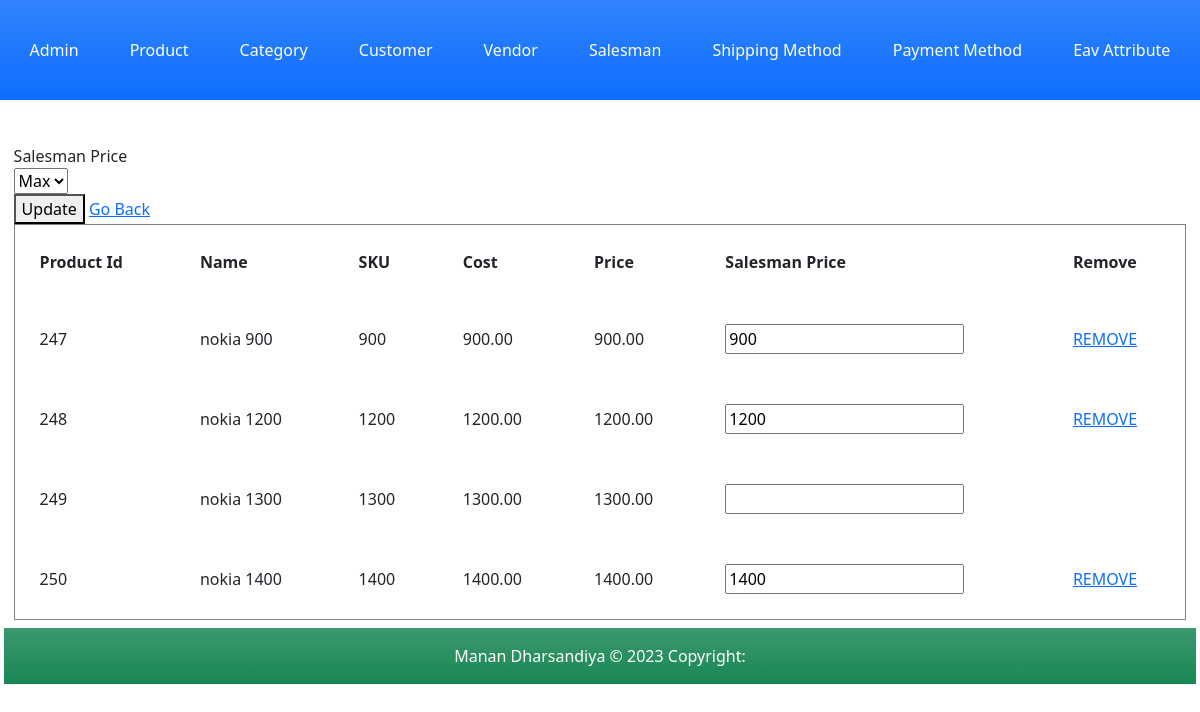
/Index.php?c=salesman_price&a=grid&id=16, run on the app's committed database.
### tables this page shows
CREATE TABLE `product` (
  `product_id` int(11) NOT NULL,
  `name` varchar(255) NOT NULL,
  `sku` varchar(50) NOT NULL,
  `cost` decimal(10,2) NOT NULL,
  `price` decimal(10,2) NOT NULL,
  `quantity` int(5) DEFAULT 100,
  `status` tinyint(4) NOT NULL,
  `created_at` datetime NOT NULL,
  `updated_at` datetime NOT NULL
);

### Block/Core/Template.php (called while the page is built, shortened)
<?php
class Block_Core_Template extends Model_Core_View
{
	protected $children =  [];
	public function getChildren()
	{
		return $this->children;
	}
	public function addChild($key, $value)
	{
		$this->children[$key] = $value;
		return $this;
	}
}
?>

### Model/Core/View.php (called while the page is built, shortened)
<?php
class Model_Core_View
{
	protected $template = null;
	public function setTemplate($template)
	{
		$this->template = $template;
		return $this;
	}
	public function getTemplate()
	{
		return $this->template;
	}
	public function render()
	{
		require 'View' . DS . $this->getTemplate();
	}
	public function getUrl($action = null, $controller = null, $params = [], $resetParam = false)
	{
		return Ccc::getModel('Core_Url')->getUrl($action, $controller, $params, $resetParam);
	}
}
?>

### Controller/Salesman/Price.php (called while the page is built, shortened)
<?php
class Controller_Salesman_Price extends Controller_Core_Action
{
	public function gridAction()
	{
		try {
			$layout = $this->getLayout();
			$layout->addContent('grid', $layout->createBlock('Salesman_Price_Grid'));
			$layout->render();
		} catch (Exception $e) {
		}
	}
}
?>

### Controller/Core/Front.php (called while the page is built, shortened)
<?php
class Controller_Core_Front
{
	public function init()
	{
		$request = Ccc::getModel('Core_Request');
		$controller = new $controllerClassName();
		$actionName = $request->getActionName().'Action';
		$controller->$actionName();
	}
}
?>

### Index.php (called while the page is built, shortened)
<?php
spl_autoload_register(function ($className) {
    $classPath = str_replace('_', '/', $className);
});
class Ccc
{
	public static function init()
	{
		$front = new Controller_Core_Front();
		$front->init();
	}
	public static function getModel($className)
	{
		return new $className();
	}
}
Ccc::init();
?>

### Model/Core/Url.php (called while the page is built, shortened)
<?php
class Model_Core_Url
{
	public function getUrl($action = null, $controller = null, $params = [], $resetParam = false)
	{
		$request = Ccc::getModel('Core_Request');
		$final = $request->getParams();
		if ($resetParam) {
			$final = [];
		}
		if ($controller) {
			$final['c'] = $controller;
		}
		else {
			$final['c'] = $request->getControllerName();
		}
		if ($action) {
			$final['a'] = $action;
		}
		else {
			$final['a'] = $request->getActionName();
		}
		if ($params) {
			$final = array_merge($final, $params);
		}
		$queryString = http_build_query($final);
		$url = $_SERVER['REQUEST_SCHEME'] . "://" . $_SERVER['HTTP_HOST'] . $_SERVER['SCRIPT_NAME'] . "?" . $queryString;
		return $url;
	}
}
?>

### Model/Core/Request.php (called while the page is built, shortened)
<?php
class Model_Core_Request
{
	public function getParams($key=null, $value=null)
	{
		if ($key == null) {
			return $_GET;
		}
		if (array_key_exists($key, $_GET)) {
			return $_GET[$key];
		}
		return $value;
	}
	public function getControllerName()
	{
		return $this->getParams('c', 'product');
	}
}
?>

### Model/Core/Table.php (called while the page is built, shortened)
<?php
class Model_Core_Table
{
	protected $data = [];
	protected $resource = null;
	public function setResourceClass($resourceClass)
	{
		return $this;
	}
	public function setResource($resource)
	{
		$this->resource = $resource;
		return $this;
	}
	public function getResource()
	{
		if ($this->resource) {
			return $this->resource;
		}
		$resource = new $this->resourceClass();
		return $resource;
	}
	public function setCollectionClass($collectionClass)
	{
		return $this;
	}
	public function setCollection($collection)
	{
		return $this;
	}
	public function getCollection()
	{
		$collection = new $this->collectionClass();
		return $collection;
	}
	public function __get($key)
	{
		if (array_key_exists($key, $this->data)) {
			return $this->data[$key];
		}
		return null;
	}
	public function setData($data)
	{
		$this->data = array_merge($this->data, $data);
		return $this;
	}
	public function fetchAll($query)
	{
		$result = $this->getResource()->fetchAll($query);
		$collection = $this->getCollection()->setData($result);
		return $collection;
	}
}
?>

### Block/Salesman/Price/Grid.php (called while the page is built, shortened)
<?php
class Block_Salesman_Price_Grid extends Block_Core_Template
{
	public function getSalesmen()
	{
		$query = "SELECT `salesman_id`, `first_name` FROM `salesman` ORDER BY `first_name` ASC";
		$salesmen = Ccc::getModel('Salesman')->fetchAll($query);
		return $salesmen->getData();
	}
	public function getSalesmenPrice()
	{
		$id = Ccc::getModel('Core_Request')->getParams('id');
		$query = "SELECT p.`product_id`, p.`name`, p.`sku`, p.`cost`, p.`price`, p.`status`, (SELECT `salesman_price` FROM `salesman_price` WHERE `product_id` = p.`product_id` AND `salesman_id` = '{$id}') AS salesman_price, (SELECT `entity_id` FROM `salesman_price` WHERE `product_id` = p.`product_id` AND `salesman_id` = '{$id}') AS entity_id  FROM `product` AS p";
		$salesmenPrice =  Ccc::getModel('Salesman_Price')->fetchAll($query);
		return $salesmenPrice->getData();
	}
}
?>

### Model/Core/Adapter.php (called while the page is built, shortened)
<?php
class Model_Core_Adapter
{
	public $config = [
		'host' => 'localhost',
		'username' => 'root',
		'password' => '',
		'dbname' => 'newmvc-manan_dharsandiya'
	];
	public function connect(){
		$connect = mysqli_connect(
			$this->config['host'],
			$this->config['username'],
			$this->config['password'],
			$this->config['dbname']
		);
		return $connect;
	}
	public function fetchAll($query){
		$connect = $this->connect();
		$result = mysqli_query($connect, $query);
		if ($result->num_rows > 0) {
			return $result->fetch_all(MYSQLI_ASSOC);
		}
		return false;
	}
}
?>

### Model/Core/Table/Resource.php (called while the page is built, shortened)
<?php
class Model_Core_Table_Resource
{
	public function getAdapter()
	{
		$adapter = Ccc::getModel('Core_Adapter');
		return $adapter;
	}
	public function fetchAll($query)
	{
		return $this->getAdapter()->fetchAll($query);
	}
}
?>

### Model/Core/Table/Collection.php (called while the page is built, shortened)
<?php
class Model_Core_Table_Collection
{
	protected $data = [];
	public function setData($data)
	{
		$this->data = array_merge($this->data, $data);
		return $this;
	}
	public function getData()
	{
		return $this->data;
	}
}
?>

### View/salesman/price/grid.phtml (the view)
<?php
$salesmen = $this->getSalesmen();
$salesmenPrice = $this->getSalesmenPrice();
?>
<form action="<?php echo $this->getUrl('save');?>" method="post">
	<div class="body">
		<div>Salesman Price</div>
		<div class="box">
			<select>
				<?php foreach ($salesmen as $salesman) : ?>
				<option value="<?php echo $salesman->salesman_id; ?>"><?php echo $salesman->first_name; ?></option>
				<?php endforeach; ?>
			</select>
		</div>
		<div class="link">
			<button type="submit" name="save">Update</button>
			<a href="<?php echo $this->getUrl('grid', 'salesman', [], true);?>">Go Back</a>
		</div>
	</div>
	<table width="100%" cellpadding="25%" border="1px">
		<?php if (!$salesmenPrice): ?>
		<tr>
			<td colspan="7" align="center"><b>No data found.</b></td>
		</tr>
		<?php else: ?>
		<tr>
			<th>Product Id</th>
			<th>Name</th>
			<th>SKU</th>
			<th>Cost</th>
			<th>Price</th>
			<th>Salesman Price</th>
			<th>Remove</th>
		</tr>
		<?php
		foreach ($salesmenPrice as $salesmanPrice) :
		?>
		<tr>
			<td><?php echo $salesmanPrice->product_id;?></td>
			<td><?php echo $salesmanPrice->name;?></td>
			<td><?php echo $salesmanPrice->sku;?></td>
			<td><?php echo $salesmanPrice->cost;?></td>
			<td><?php echo $salesmanPrice->price;?></td>
			<td><input type="number" name="salesmanPrice[<?php echo $salesmanPrice->product_id;?>]" value="<?php echo $salesmanPrice->salesman_price; ?>"></td>
			<td>
				<?php
					if (!$salesmanPrice->salesman_price) { echo ""; }
					else {
						?>
						<a href="<?php echo $this->getUrl('delete', null, ['product_id' => $salesmanPrice->product_id]);?>">REMOVE</a>
						<?php
					}
				?>
			</td>
		</tr>
		<?php endforeach; ?>
		<?php endif; ?>
	</table>
</form>

### View/html/content.phtml
<?php
$children = $this->getChildren();
foreach ($children as $child) {
	$child->render();
}
?>

### data on the page
product: product_id "247", name "nokia 900", sku "900", cost "900.00", price "900.00", value "900"
product: product_id "248", name "nokia 1200", sku "1200", cost "1200.00", price "1200.00", value "1200"
product: product_id "249", name "nokia 1300", sku "1300", cost "1300.00", price "1300.00"
product: product_id "250", name "nokia 1400", sku "1400", cost "1400.00", price "1400.00", value "1400"

### other printed values
form field value "Max"
